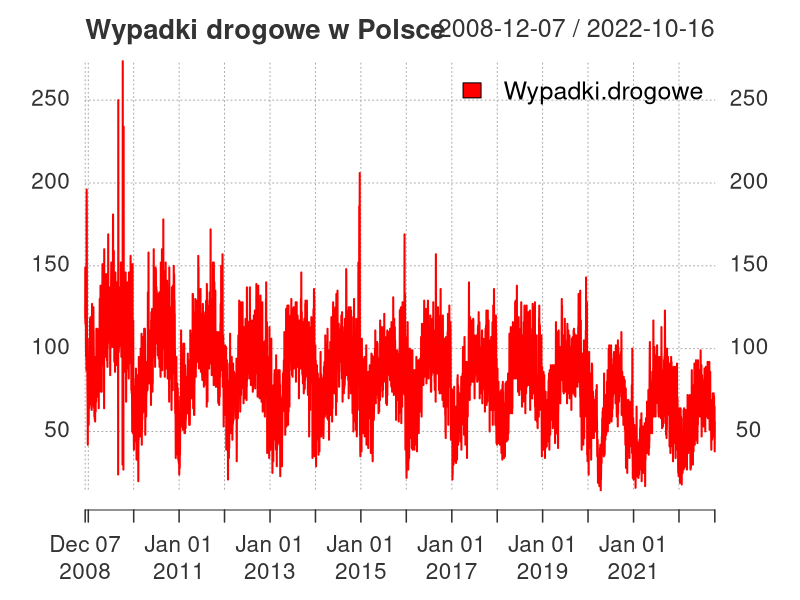
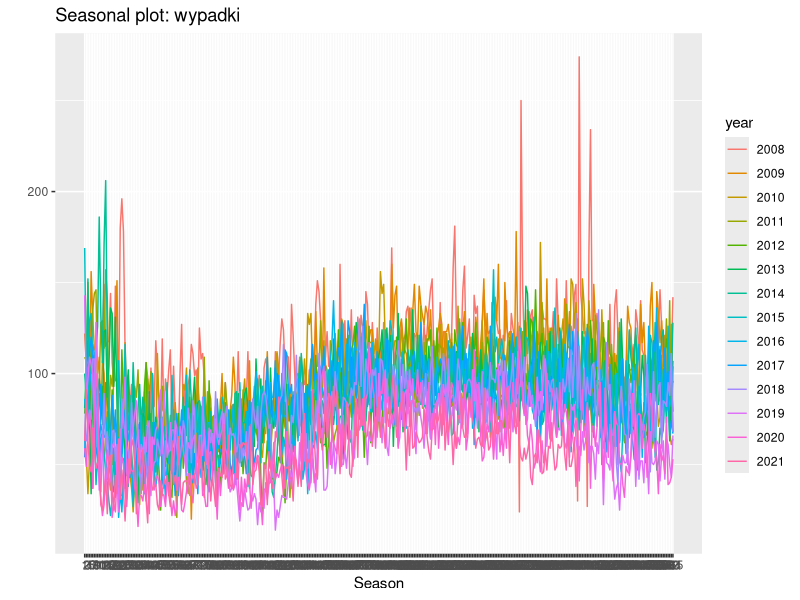
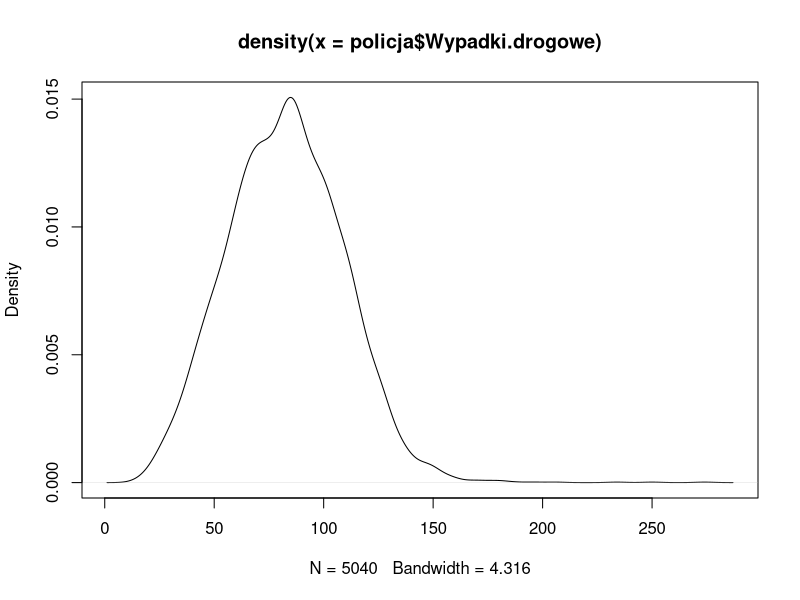
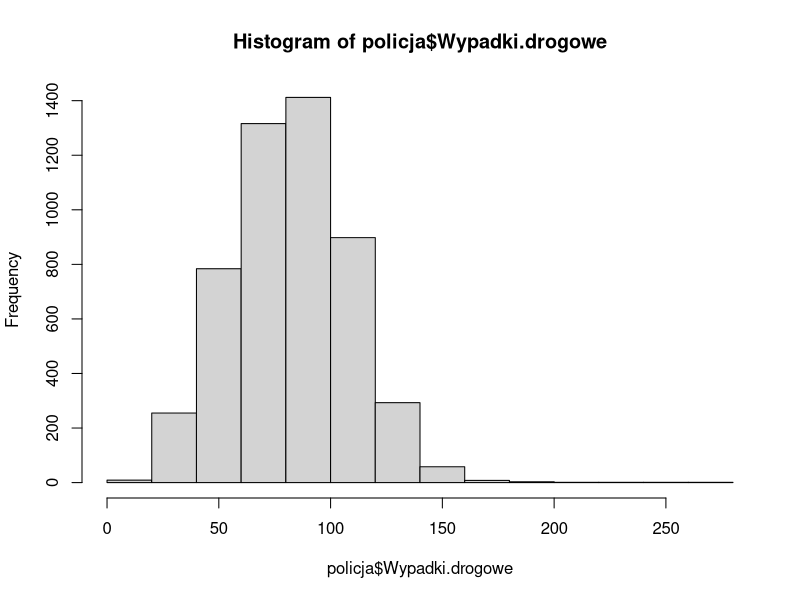
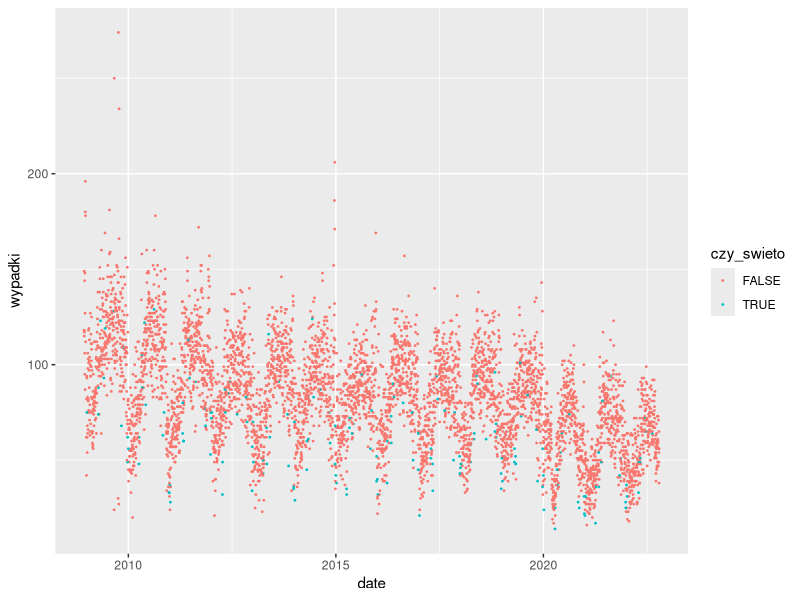
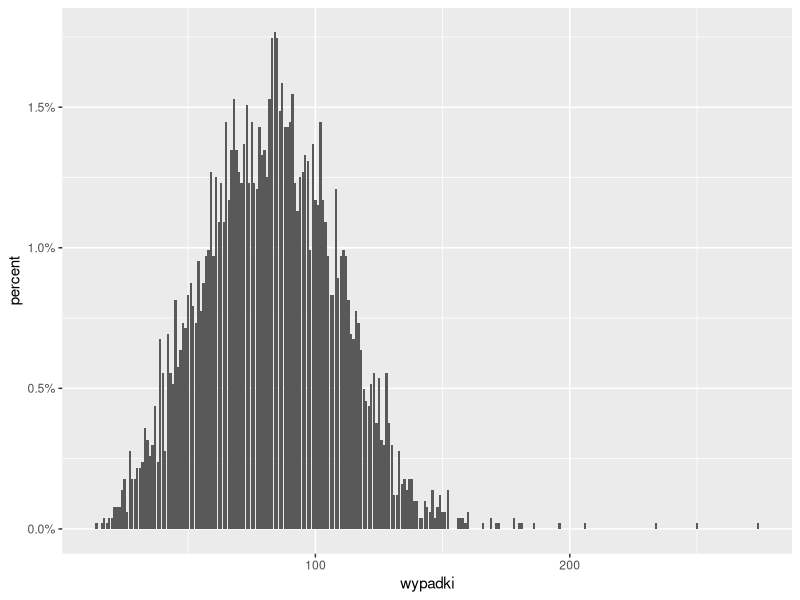
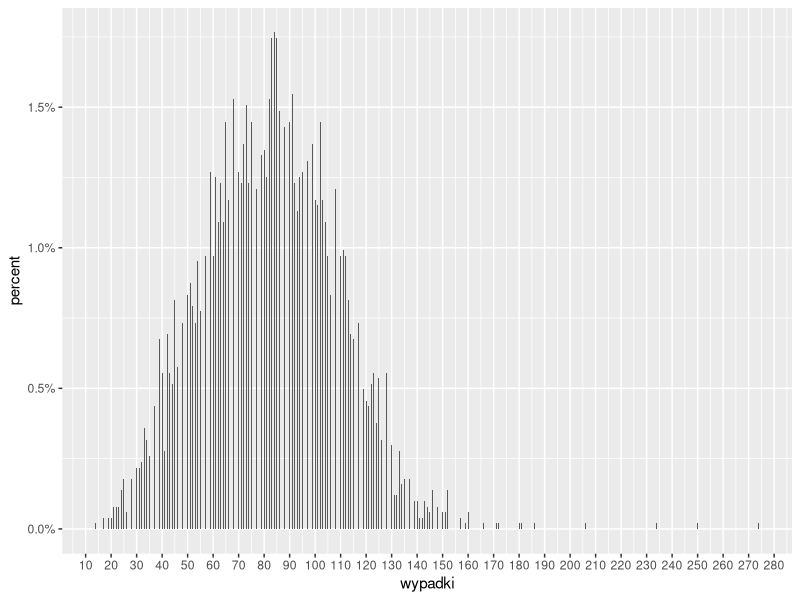
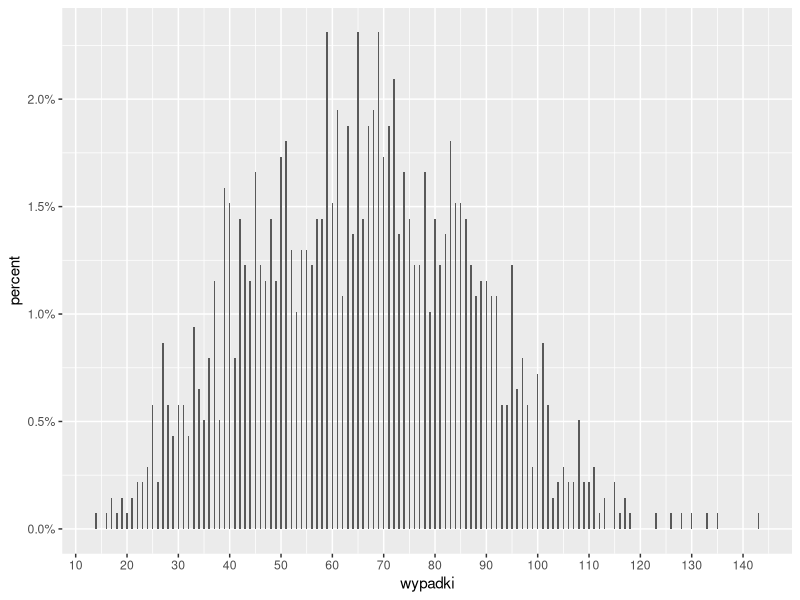

These figures' R source, in order:
library(xts)
library(quantmod)
library(tidyverse)
library(forecast) # seasonplot()
library(ggplot2)
library(dplyr)
library(scales) # for percent in labes
 
# XTS visualisation
policja <- read.csv(file = "./data/policja.csv", sep = ";")
policja <- xts(policja[, -1],
               as.Date(policja$Data,
                        format = "%Y-%m-%d"))

plot(policja[,5],
     main = "Wypadki drogowe w Polsce",
     # defining several colors - one for each series
     col = c("red", "darkgreen", "darkblue", "brown","black"),
     major.ticks = "years", 
     grid.ticks.on = "years",
     grid.ticks.lty = 3,
     # location of a legend - useful for several series
     legend.loc = "topright",
     cex = 1)


wypadki <- ts(policja[,5], frequency = 365, start = c(2008, 12)) 

ggseasonplot(wypadki)

summary(wypadki)

d <- density(policja$Wypadki.drogowe)
plot(d)

h <- hist(policja$Wypadki.drogowe)
h

# ggplot2 visualisation
policja <- read.csv(file = "./data/policja.csv", sep = ";") %>% 
    select("Data","Wypadki.drogowe") %>%
    rename(date = Data,
           wypadki = Wypadki.drogowe ) %>%
    mutate_at("date", as.Date, format = "%Y-%m-%d")

swieta <- read.csv(file = "./data/swieta.csv", sep = ";") %>% 
    mutate_at("date", as.Date, format = "%Y-%m-%d")

policja <- policja %>% mutate(czy_swieto = case_when(policja$date %in% swieta$date ~ TRUE,
                                                 !(policja$date %in% swieta$date) ~ FALSE))

# tutaj wstawić łączenie z danymi odnośnie świąt
policja <- policja %>% 
    mutate(swieto = case_when(date >= 1930 & date < 1940 ~ "1930's",
                              date >= 1940 & date < 1950 ~ "1940's",
                              date >= 1950 & date < 1960 ~ "1950's",
                              date >= 1960 & date < 1970 ~ "1960's",
                              date >= 1970 & date < 1980 ~ "1970's",
                              date >= 1980 & date < 1990 ~ "1980's",
                              date >= 1990 & date < 2000 ~ "1990's",
                              date >= 2000 & date < 2010 ~ "2000's"))


format(policja$date[2], format = "%m-%d") == "10-15"

head(policja)
tail(policja)

ggplot(data = policja) +
    geom_point(aes(y = wypadki, x = date, color = czy_swieto), size = 0.3)
    
ggplot(data = policja, aes(x = wypadki)) +
    geom_bar(stat = "count", aes(y = ..prop..)) +
    scale_y_continuous(labels = percent, name = "percent")
    
ggplot(data = policja, aes(x = wypadki)) + 
    geom_bar(stat = 'count', 
             aes(y = ..prop..),
             width = 0.3) +
    scale_y_continuous(labels = percent, name = "percent") + 
    scale_x_continuous(breaks = seq(0,280,10)) 

policja %>% filter(date >= "2019-01-01") %>% 
ggplot(data = ., aes(x = wypadki)) +
    geom_bar(stat = 'count', 
             aes(y = ..prop..),
             width = 0.3) +
    scale_y_continuous(labels = percent, name = "percent") + 
    scale_x_continuous(breaks = seq(0,280,10)) 




